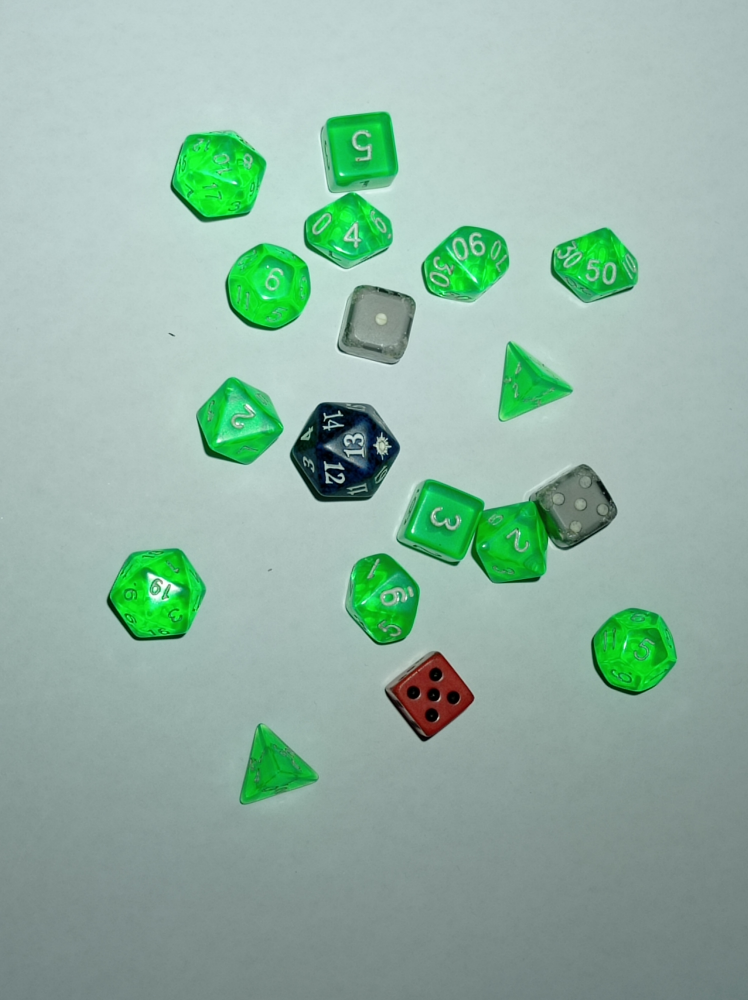
#> input picture OCR/img/dados3.jpg, 2992 x 4000 px, found by its file name (shown at 1/4 size)
$ python dados_20220628191243.py
#> lines starting #> are read from the running program, lines starting #| are printed output that depends on the picture; after the words box and inside, x2 and y2 are one past the last pixel; in counts of white or black regions, pixels touching at a corner belong together
import cv2
from cv2 import THRESH_BINARY
import numpy as np
from numpy import binary_repr

imagem = cv2.imread("img/dados3.jpg")          # Carregar a imagem
#> imagem is the input picture: shape (4000, 2992, 3); mean B, G, R 163.9, 179.2, 146
res = cv2.resize(imagem, dsize=( 598, 800), interpolation=cv2.INTER_CUBIC) # Redimensionar Img ################
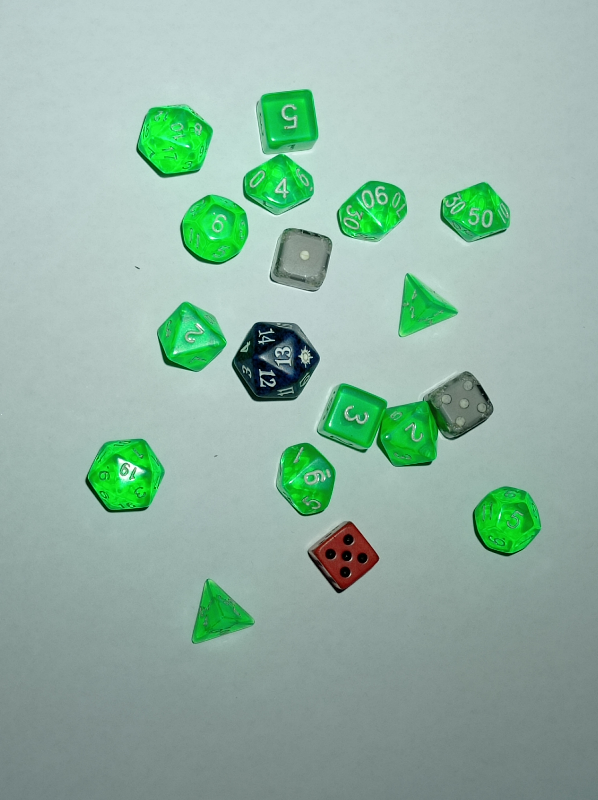
#> res: shape (800, 598, 3); mean B, G, R 163.9, 179.2, 146
gray = cv2.cvtColor(res, cv2.COLOR_BGR2GRAY)     # GrayScale
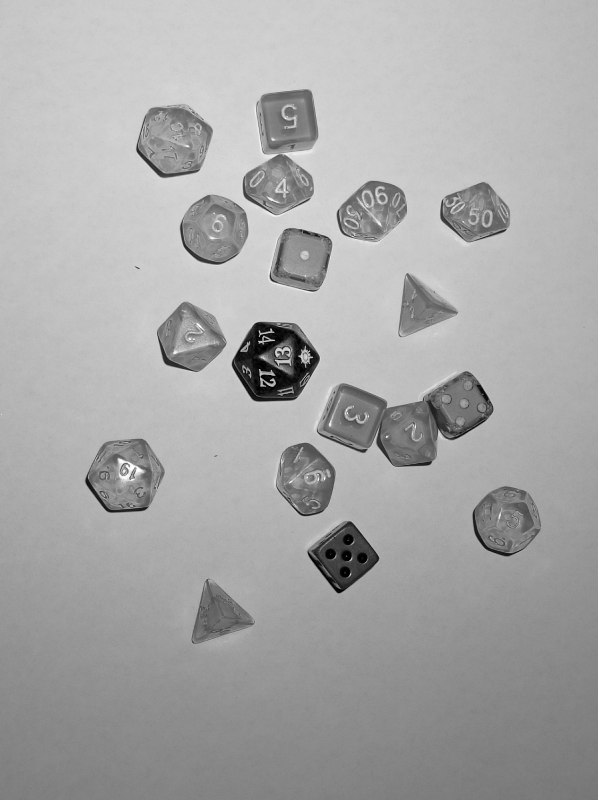
#> gray: shape (800, 598); min 0, max 254, mean 167.5
blur = cv2.blur(gray,(3,3))                       # Blur ###############

ret, binary = cv2.threshold(gray, 127, 255, cv2.THRESH_OTSU | cv2.THRESH_BINARY_INV)
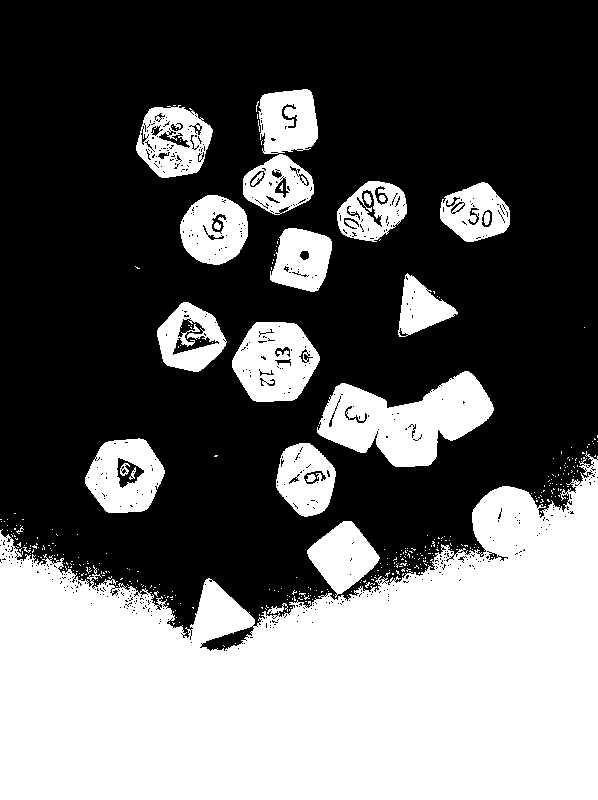
#> binary: shape (800, 598); 39.6% white; 374 white regions (349 under 20 px), largest, box (x1, y1, x2, y2) and area: (0, 451, 598, 800) 138716, (317, 371, 494, 467) 9400, (232, 322, 320, 402) 4944
#> ret = 161

kernel = np.ones((5,5), np.uint8)
dilation = cv2.dilate(binary, kernel, iterations=5)   # Dilatar ####################
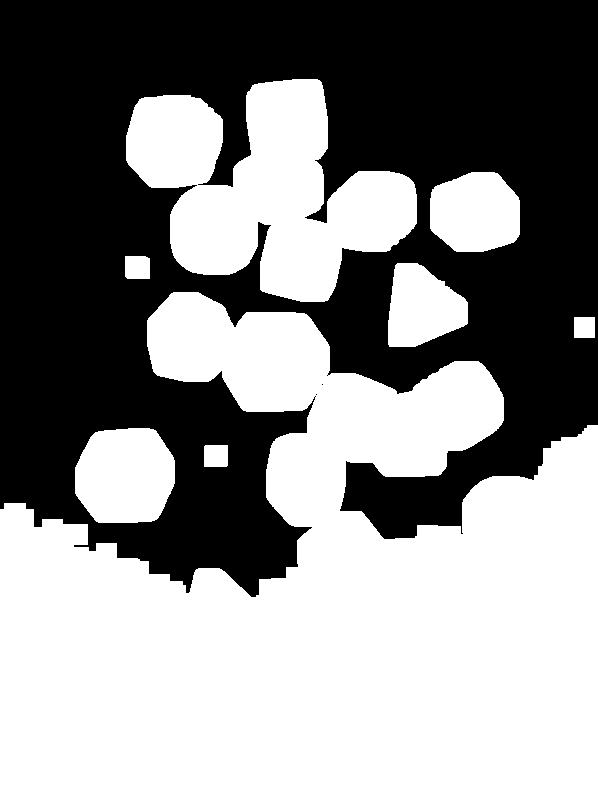
#> dilation: shape (800, 598); 54.1% white; 3 black regions (2 under 20 px)

contours, hierarchy = cv2.findContours(dilation, cv2.RETR_TREE, cv2.CHAIN_APPROX_SIMPLE) # Procura os Objetos
#> contours = 12 contours, 4 with area under 20; largest, box (x1, y1, x2, y2) and area: (0, 292, 598, 800) 199794, (126, 79, 417, 302) 36426, (75, 428, 175, 523) 7840, (430, 172, 520, 252) 5871, (388, 263, 468, 347) 4798, (125, 256, 150, 279) 521, (204, 445, 228, 467) 482, (574, 317, 595, 338) 400
cont = len(contours)                                                                     # Conta os Objetos
#> cont = 12

print("Numero de Objetos Encontrados: ",cont)
#| Numero de Objetos Encontrados:  12

cv2.imshow("Dilatation", binary)


cv2.waitKey(0)

$ run again, with OCR/img/dados1.jpg copied over OCR/img/dados3.jpg
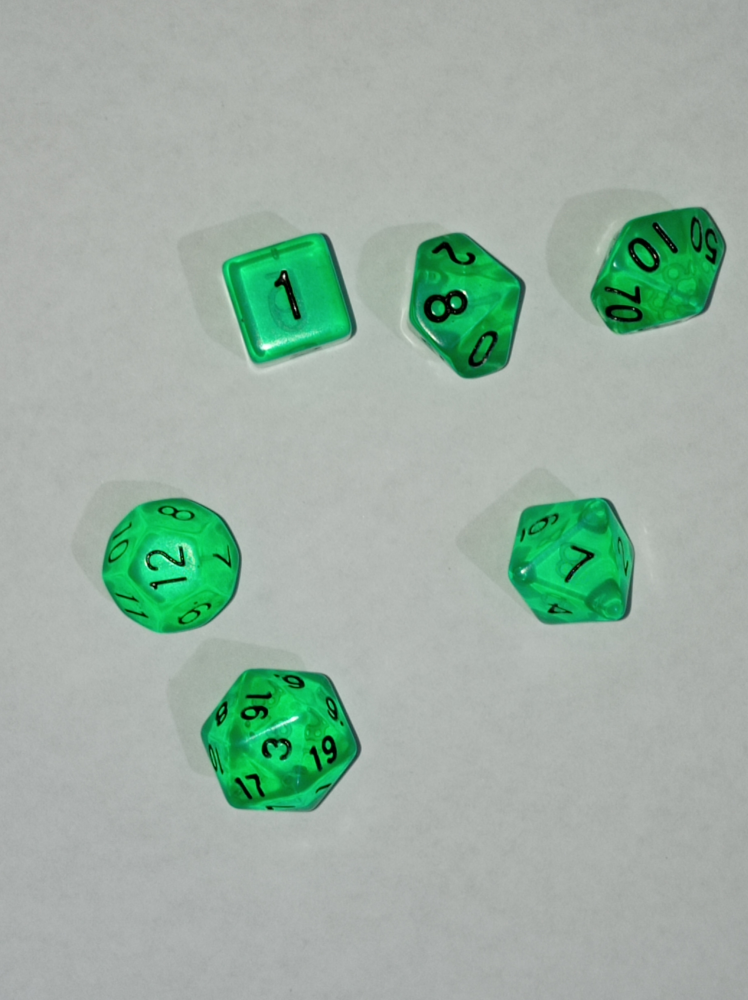
#> input picture OCR/img/dados1.jpg, 2992 x 4000 px, found by its file name (shown at 1/4 size)
#> imagem is the input picture: shape (4000, 2992, 3); mean B, G, R 163.1, 176, 155.2
#> `ret, binary = cv2.threshold(gray, 127, 255, cv2.THRESH_OTSU | cv2.THRE..`:
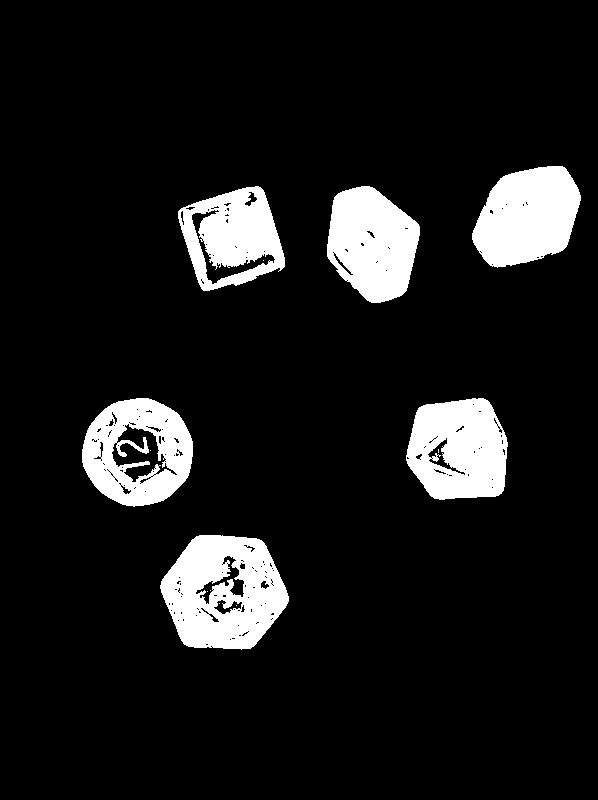
#> binary: shape (800, 598); 10.2% white; 13 white regions (7 under 20 px), largest, box (x1, y1, x2, y2) and area: (160, 535, 289, 650) 10277, (472, 166, 581, 268) 8136, (406, 398, 508, 500) 8128, (327, 186, 420, 303) 7900, (82, 398, 193, 507) 7553, (178, 186, 285, 291) 6807
#> ret = 138
#> `dilation = cv2.dilate(binary, kernel, iterations=5)`:
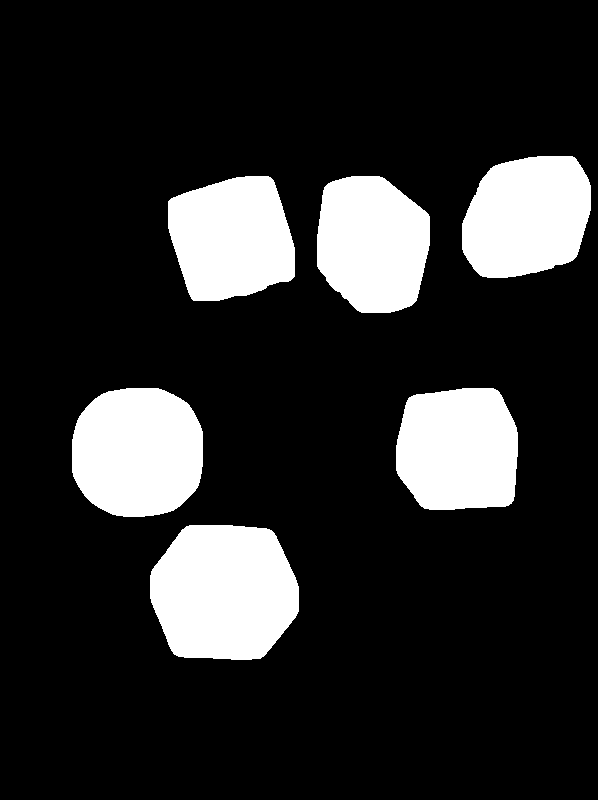
#> dilation: shape (800, 598); 17.1% white; 6 white regions
#> contours = 6 contours; box (x1, y1, x2, y2) and area: (150, 525, 299, 660) 16338, (72, 388, 203, 517) 14008, (396, 388, 518, 510) 12803, (462, 156, 591, 278) 12596, (168, 176, 295, 301) 12422, (317, 176, 430, 313) 12416
#> cont = 6
#| Numero de Objetos Encontrados:  6

$ run again, with OCR/img/dados2.jpg copied over OCR/img/dados3.jpg
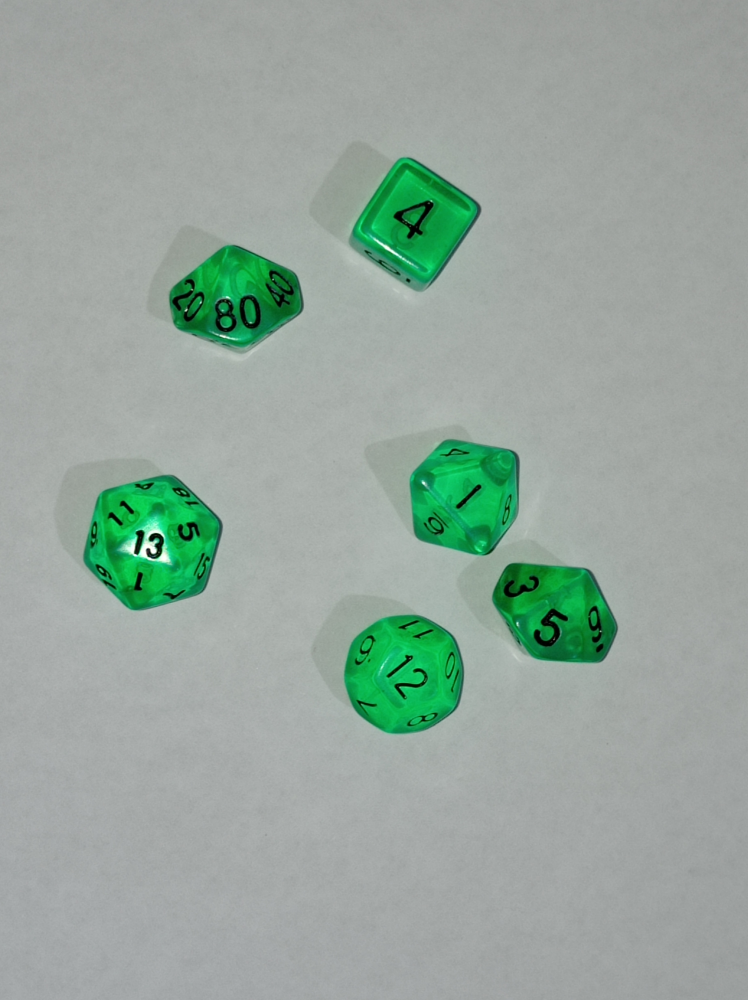
#> input picture OCR/img/dados2.jpg, 2992 x 4000 px, found by its file name (shown at 1/4 size)
#> imagem is the input picture: shape (4000, 2992, 3); mean B, G, R 157, 166.5, 150.1
#> `ret, binary = cv2.threshold(gray, 127, 255, cv2.THRESH_OTSU | cv2.THRE..`:
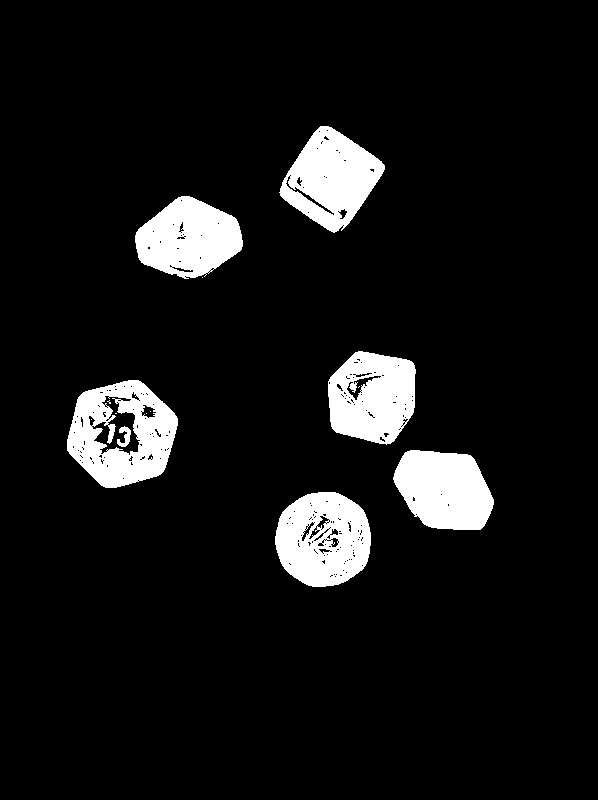
#> binary: shape (800, 598); 8.2% white; 14 white regions (7 under 20 px), largest, box (x1, y1, x2, y2) and area: (67, 380, 178, 488) 7319, (275, 492, 371, 587) 6808, (279, 126, 385, 233) 6544
#> ret = 130
#> `dilation = cv2.dilate(binary, kernel, iterations=5)`:
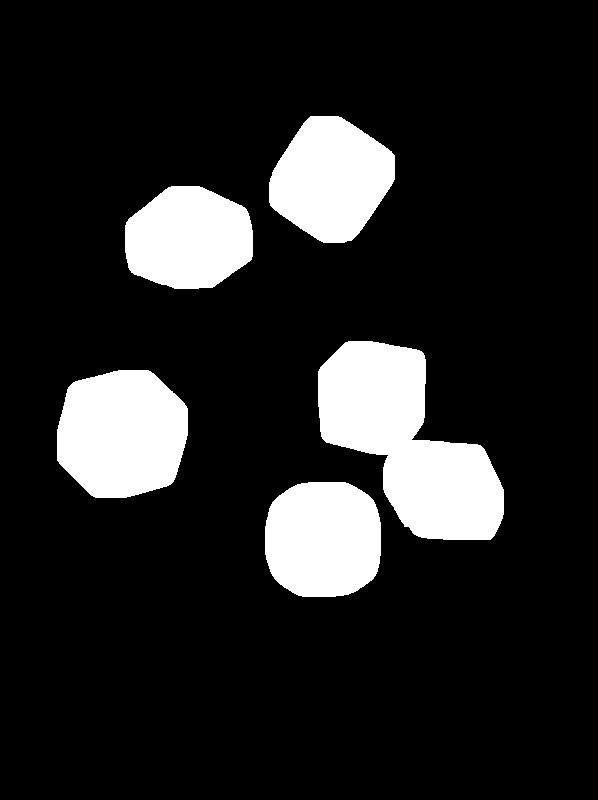
#> dilation: shape (800, 598); 14.2% white; 5 white regions
#> contours = 5 contours; box (x1, y1, x2, y2) and area: (318, 341, 504, 540) 20321, (57, 370, 188, 498) 13550, (265, 482, 381, 597) 11320, (269, 116, 395, 243) 11287, (125, 186, 253, 289) 10338
#> cont = 5
#| Numero de Objetos Encontrados:  5
